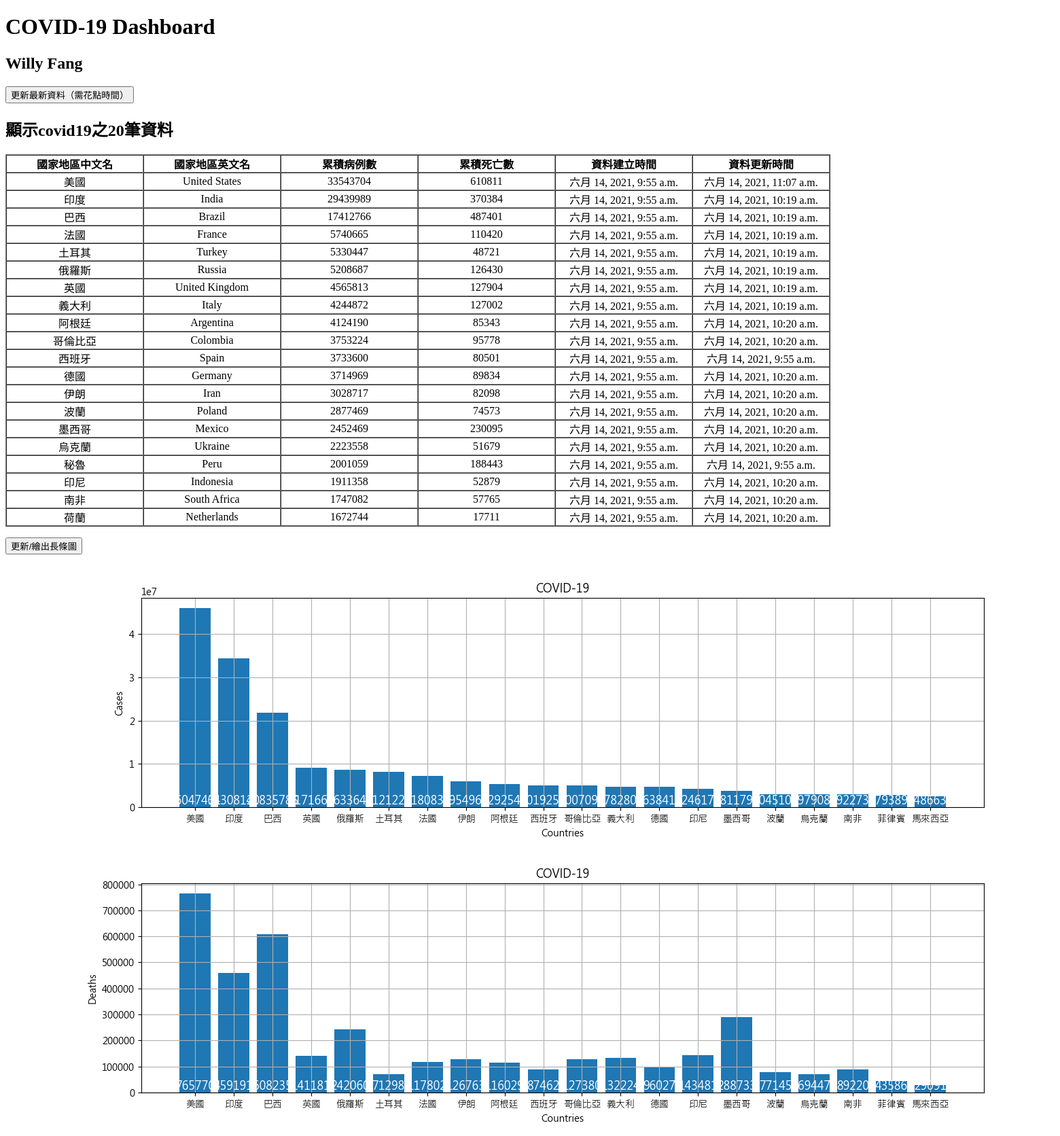
The app's page /, older data.
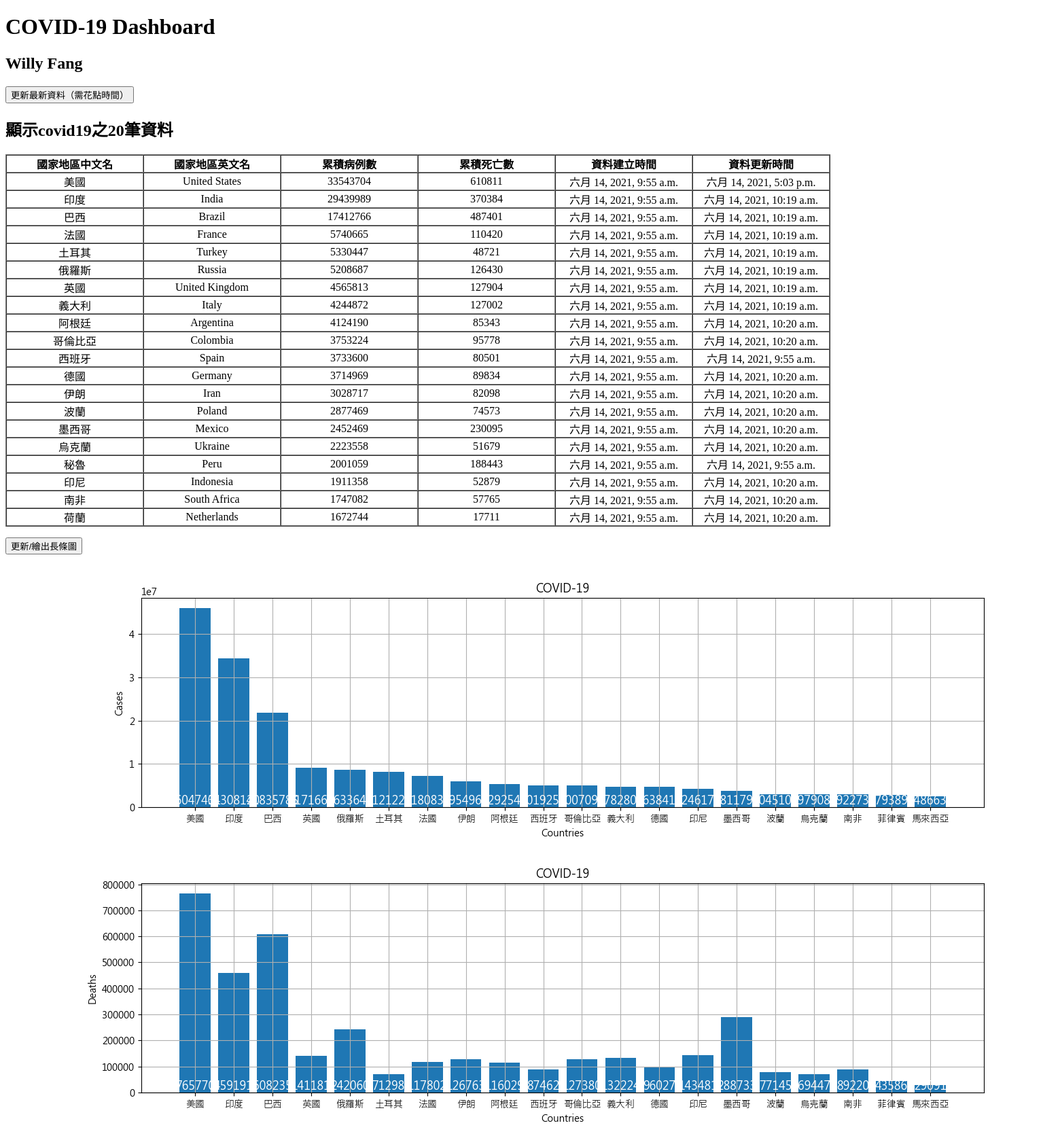
The same page, newer data.
### dashboard/models.py (models this page shows)
class covid19(models.Model):
    id = models.AutoField(primary_key=True)
    country_ch = models.CharField(max_length=255)
    country_en = models.CharField(max_length=255)
    cases = models.IntegerField(default=0)
    deaths = models.IntegerField(default=0)
    created_time = models.DateTimeField(auto_now_add=True)
    updated_time = models.DateTimeField(auto_now=True)
    class Meta:
        managed = True
        db_table = "backend_covid19"

### dashboard/views.py (the view)
# urls.py: path('', index, name='index'),
def index(request):
    covid19_items = covid19.objects.all().order_by('-cases')[:20]
    n = len(covid19_items)
    context = {'covid19_items': covid19_items, 'n': n}
    return render(request, 'index.html', locals())

### templates/index.html (shortened to what this page needs)
{% load static %}
<!DOCTYPE html>
<html lang="en">
  <head>
  </head>
  <body>
    <div class="container">
      <h1>COVID-19 Dashboard</h1>
      <h2>Willy Fang</h2>
    </div>
    <input type ="button" onclick="javascript:location.href='/import_data/'" value="更新最新資料（需花點時間）">
    <h2>顯示covid19之{{ n }}筆資料</h2>
    <table border="1" cellpadding="0" cellspacing="0">
        <th>國家地區中文名</th>
        <th>國家地區英文名</th>
        <th>累積病例數</th>
        <th>累積死亡數</th>
        <th>資料建立時間</th>
        <th>資料更新時間</th>
    {% for covid19_item in covid19_items %}
        <tr>
            <td style="width:200px;" align='center' valign="middle"> {{ covid19_item.country_ch }} </td>
            <td style="width:200px;" align='center' valign="middle"> {{ covid19_item.country_en }} </td>
            <td style="width:200px;" align='center' valign="middle"> {{ covid19_item.cases}} </td>
            <td style="width:200px;" align='center' valign="middle"> {{ covid19_item.deaths }} </td>
            <td style="width:200px;" align='center' valign="middle"> {{ covid19_item.created_time }} </td>
            <td style="width:200px;" align='center' valign="middle"> {{ covid19_item.updated_time }} </td>
        </tr>
    {% endfor %}
  </table>
    <p>
    <input type ="button" onclick="javascript:location.href='/show_bar/'" value="更新/繪出長條圖">
    <p>
    <img src="static/images/barchart1.png" />
    <p>
    <img src="static/images/barchart2.png" />
  </body>
</html>

Row changes from the older to the newer data that the page shows:
changed covid19 "美國": updated_time "六月 14, 2021, 11:07 a.m." → "六月 14, 2021, 5:03 p.m."
